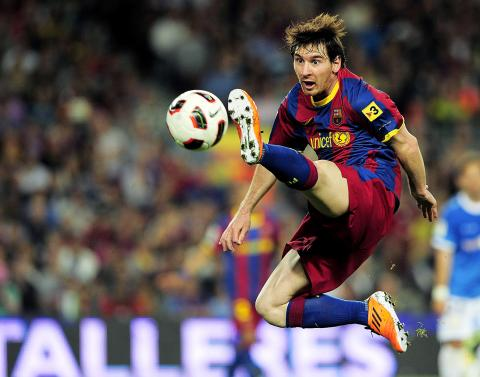
#> input picture Fundamentals/data/messi.jpg, 480 x 377 px, found by its file name
$ python 20_template_matching.py
#> lines starting #> are read from the running program, lines starting #| are printed output that depends on the picture; after the words box and inside, x2 and y2 are one past the last pixel; in counts of white or black regions, pixels touching at a corner belong together
import cv2 as cv
import numpy as np

img = cv.imread('messi.jpg')
#> img is the input picture: shape (377, 480, 3); mean B, G, R 87.2, 85.8, 97
imgGray = cv.cvtColor(img, cv.COLOR_BGR2GRAY)
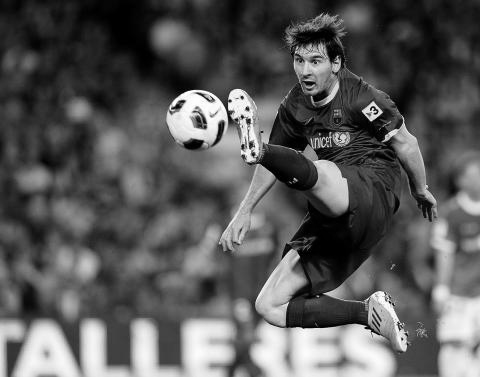
#> imgGray: shape (377, 480); min 0, max 255, mean 89.3
template = cv.imread('messi_face.png', 0)
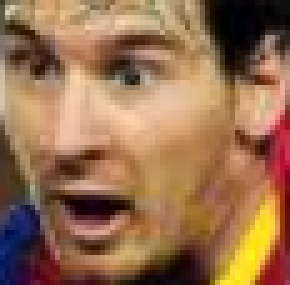
#> input picture Fundamentals/data/messi_face.png, 58 x 57 px, found by its file name (shown 5 times larger)
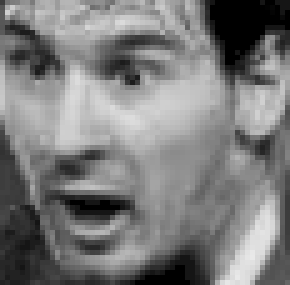
#> template: shape (57, 58) (shown 5 times larger); min 0, max 233, mean 123.1

w, h = template.shape[::-1]
#> w = 58; h = 57

res = cv.matchTemplate(imgGray, template, cv.TM_CCORR_NORMED)
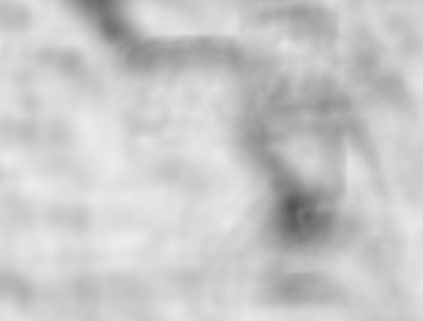
#> res: shape (321, 423) float32; min 0.333, max 0.927, mean 0.787

threshold = 0.927

loc = np.where(res > threshold)
#> loc = ([239], [125])

print(loc)
#| (array([239]), array([125]))
# whatever = res.ravel()
# print(max(whatever))

for pt in zip(*loc[::-1]):
    cv.rectangle(img, pt, (pt[0]+w, pt[1]+h), (0, 255, 0), 1)
#> this loop made 1 pass
#> pt on pass 1: (125, 239)
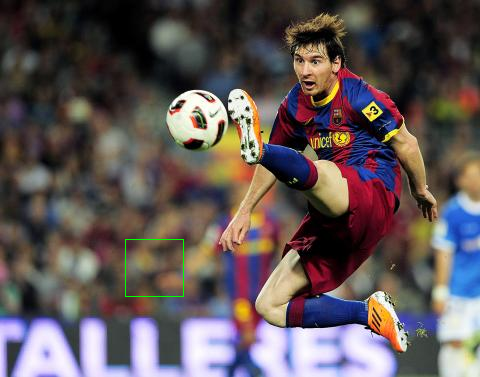
#> img: shape (377, 480, 3); 0.13% of pixels changed, all inside (x1, y1, x2, y2) = (125, 239, 184, 297)

cv.imshow('Image', img)
cv.imshow('Imag', template)
cv.waitKey(0)
cv.destroyAllWindows()
